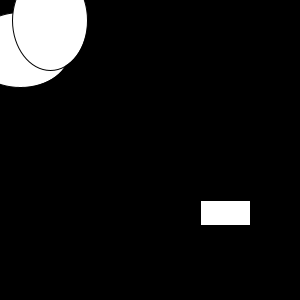
Frame 1 (no input)
Frame 60 (the mouse pressed at the canvas centre just before this capture): identical to frame 1, image omitted
Frame 120 (the mouse held since frame 60 and released just before this capture): identical to frame 1, image omitted

The Processing sketch that drew this single still picture (run headless with seeded random() and noise(); from frame 60 on, the mouse is pressed at the canvas centre):

// Processing sketch: gitSample2
// ── gitSample2.pde
void setup() {
  size(300, 300);
}
void draw() {
  background(0);
  fill(255);
  ellipse(20, 50, 100, 75);
  ellipse(50, 20, 75, 100);
  rect(200, 200, 50, 25);
}
